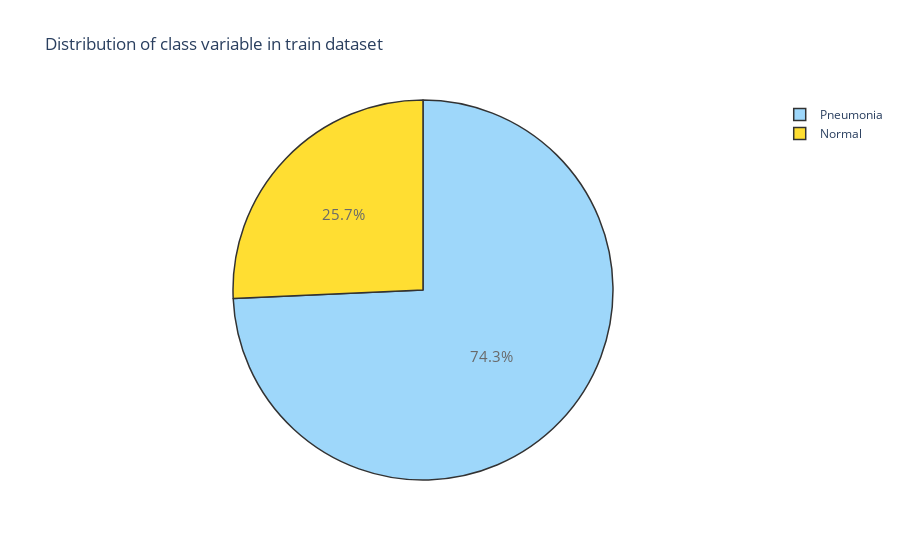

Notebook code cell kept with this figure:
### Code cell
import plotly.graph_objects as go
trace = go.Pie(labels = ['Pneumonia', 'Normal'], values = df_train['class'].value_counts(), 
               textfont=dict(size=15), opacity = 0.8,
               marker=dict(colors=['lightskyblue','gold'], 
                           line=dict(color='#000000', width=1.5)))


layout = dict(title =  'Distribution of class variable in train dataset')
           
fig = dict(data = [trace], layout=layout)
py.iplot(fig)

### Figure 1 — Plotly figure (JSON) as saved in the notebook; plotly's stock layout.template omitted (floating-point values rounded to 4 significant figures)
{"data": [{"labels": ["Pneumonia", "Normal"], "marker": {"colors": ["lightskyblue", "gold"], "line": {"color": "#000000", "width": 1.5}}, "opacity": 0.8, "textfont": {"size": 15}, "values": [3875, 1341], "type": "pie"}], "layout": {"title": {"text": "Distribution of class variable in train dataset"}}}
